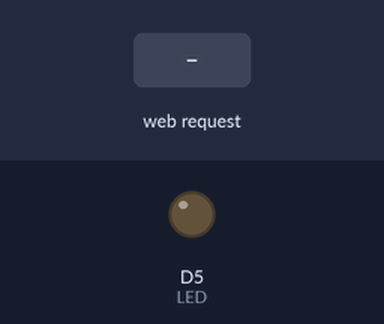
Recording of a sketch running on a simulated ESP8266 (NodeMCU). On the bench: output pins drawn as LEDs (lit = HIGH). The test bench sets the inputs (shaded band). WiFi joins after 1.5 s; servers stay silent unless stated; what the sketch prints to the serial monitor is not drawn.

Above: at 2.8 s.
2.9 s: HTTP request GET /ledon received
At 3.7 s:
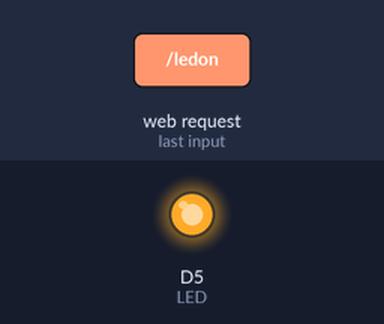
4.4 s: HTTP request GET /ledoff received
At 4.8 s:
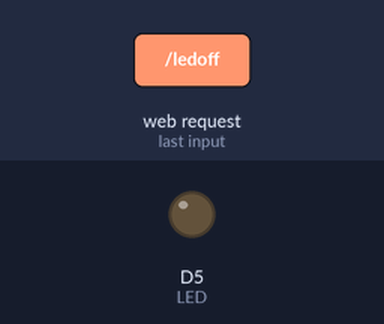
Timing chart, 0 to 7.4 s (numbered marks = the images above; inputs shaded):
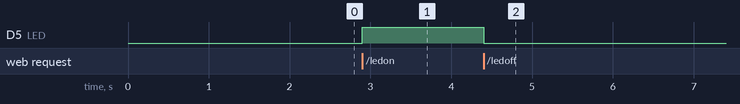

Measured:
- after the input at 2.9 s, D5 (LED): LOW → HIGH at once
- after the input at 4.4 s, D5 (LED): HIGH → LOW at once

The sketch:

3Wifi_LedBlink.ino
```cpp
#include <ESP8266WiFi.h>
WiFiClient client;
WiFiServer server(80);
#define LED D5

void setup()
{
    pinMode(LED, OUTPUT);
    Serial.begin(115200);
    WiFi.begin("iot", "123456789");
    while (WiFi.status() != WL_CONNECTED)
    {
        Serial.print(".");
        delay(200);
    }
    Serial.print("");
    Serial.print("Connected ");
    Serial.print(WiFi.localIP());
    server.begin();
}

void loop()
{
    client = server.available();
    if (client == 1)
    {
        String request = client.readStringUntil('\n');
        Serial.println(request);
        request.trim();
        if (request == "GET /ledon HTTP/1.1")
        {
            digitalWrite(LED, HIGH);
        }
        if (request == "GET /ledoff HTTP/1.1")
        {
            digitalWrite(LED, LOW);
        }
    }
}
```
